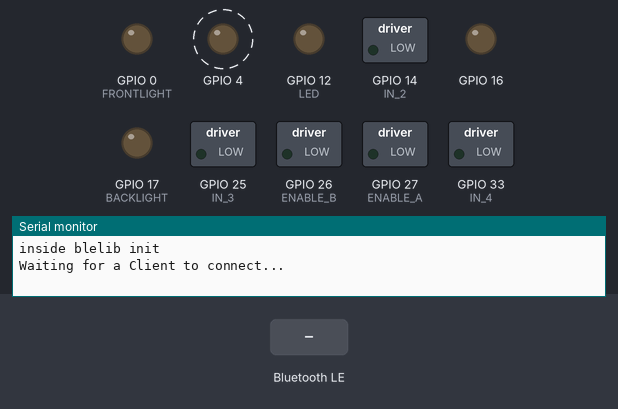
Bench run of a program on a simulated ESP32. On the bench: switched loads named in the program (green lamp = pin HIGH), output pins drawn as LEDs (lit = HIGH), the last lines printed to the serial monitor. Dashed ring = blinking. The test bench sets the inputs (shaded band). Nothing arrives over Bluetooth unless stated; a phone connects over Bluetooth LE 3 s after start.

Above: at 1.2 s.
1.3 s: Bluetooth LE write "LED_ON" received
At 3.12 s:
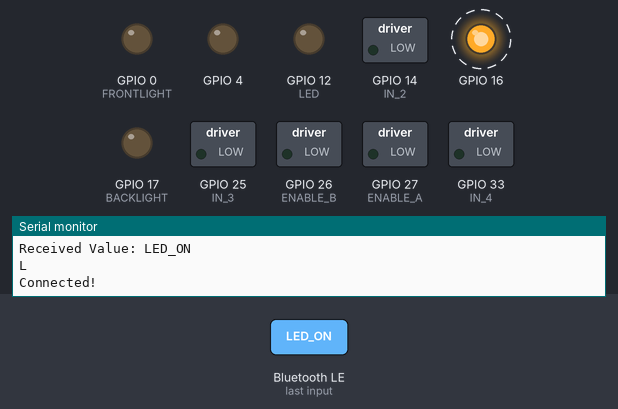
4.3 s: Bluetooth LE write "T2" received
At 4.72 s:
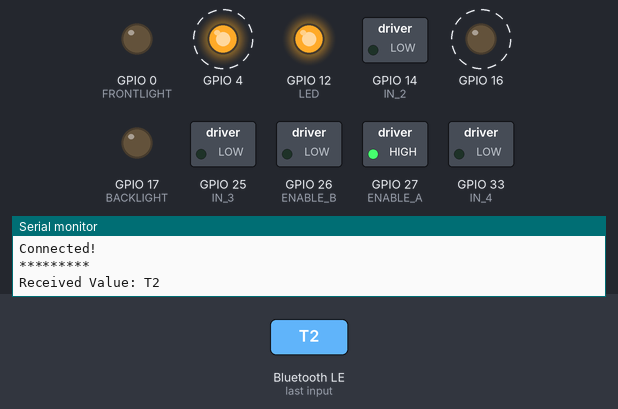
7.3 s: Bluetooth LE write "M1" received
At 7.52 s:
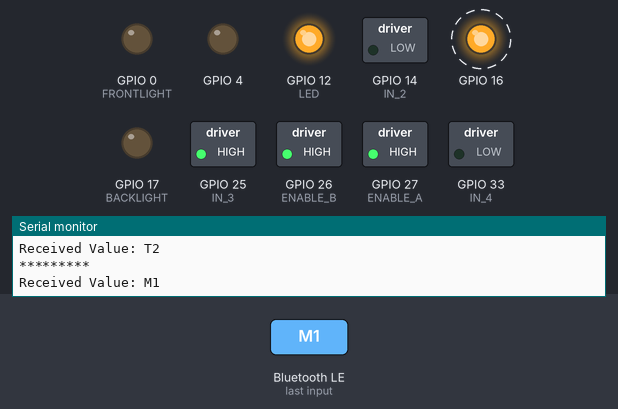
10.3 s: Bluetooth LE write "T0" received
At 10.82 s:
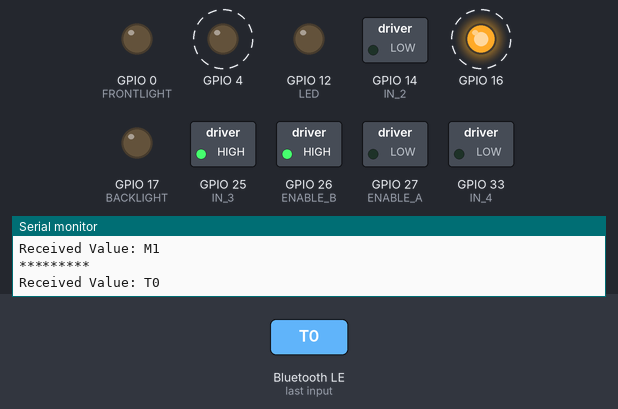
13.3 s: Bluetooth LE write "T1" received
At 13.52 s:
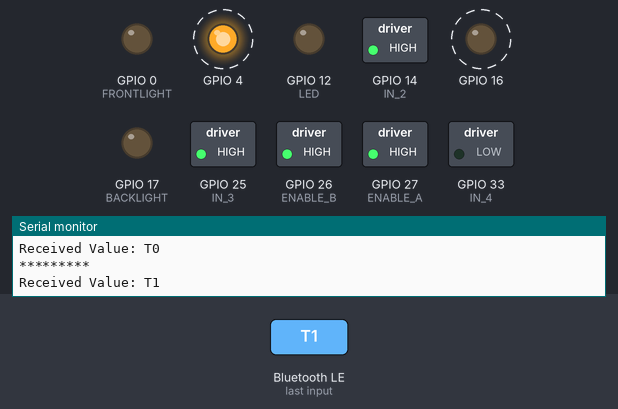
16.3 s: Bluetooth LE write "LED_ON" received
At 17.32 s:
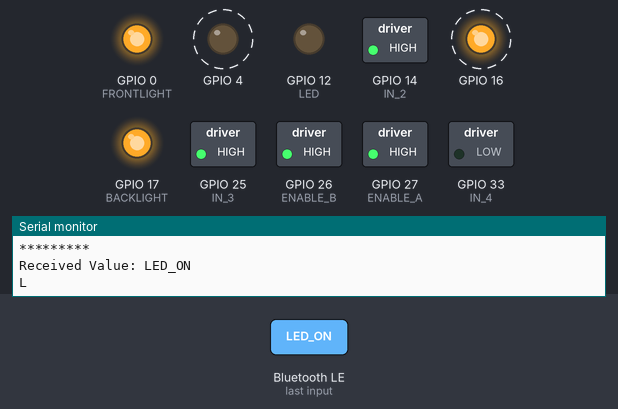
Timing chart, 0 to 20.3 s (numbered marks = the images above; inputs shaded):
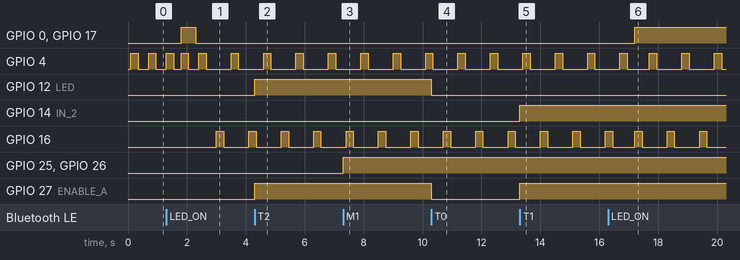

The program:

main.cpp
```cpp
#include <BLEDevice.h>
#include <BLEUtils.h>
#include <BLEServer.h>
#include <BLE2902.h>
#include <ESP32_blelib.hh>
#include "../include/tasks.h"
#include "freertos/FreeRTOS.h"

QueueHandle_t comQueue, motorQueue, sensorQueue,ledQueue;
bool ifSensor = false;
bool obstacle = false;
bool deviceConnected;
int distance;
int t = 0;
// SemaphoreHandle_t mutex;
void setup(){
    Serial.begin(115200);

    sensorQueue = xQueueCreate(10, sizeof(int));
    ledQueue = xQueueCreate(10, sizeof(char[15]));
    comQueue = xQueueCreate(40, sizeof(char[15]));
    motorQueue = xQueueCreate(10, sizeof(char[15]));
    // mutex = xSemaphoreCreateMutex();
    pinMode(SENSOR, INPUT);
    xTaskCreatePinnedToCore(motorHandler, "Motor handling task", 8192, NULL, 2, NULL, PRO_CPU_NUM);
    xTaskCreatePinnedToCore(ledHandler, "LED handling task", 8192, NULL, 2, NULL, PRO_CPU_NUM);
    xTaskCreatePinnedToCore(sensorHandler, "Sensor handling task", 8192, NULL, 7, NULL, APP_CPU_NUM);
    xTaskCreatePinnedToCore(comHandler, "Communication handling task", 8192, NULL, 5, NULL, PRO_CPU_NUM);

}

void loop(){
    vTaskDelete(NULL);
}
```

ESP32_blelib.hh
```cpp
#include <BLEDevice.h>
#include <BLEServer.h>
#include <BLEUtils.h>
#include <BLE2902.h>
#include <Arduino.h>
#include <ServerReadCallbacks.hh>
#include <EchoServerCallbacks.hh>

#ifndef BLUETOOTH_LE_READY_LIB
#define BLUETOOTH_LE_READY_LIB

#define serviceID "00001111-0000-1000-8000-00805F9B34FB"
#define SERVICE_UUID "00001111-0000-1000-8000-00805F9B34FB"
// #define CHARACTERISTIC_UUID_TX "c0de0002-feed-f00d-c0ff-eeb3d05ebeef"
// #define CHARACTERISTIC_UUID_RX "c0de0003-feed-f00d-c0ff-eeb3d05ebeef"


extern std::string message;

static BLECharacteristic pCharacteristicRX(
    "00002222-0000-1000-8000-00805F9B34FB",
    BLECharacteristic::PROPERTY_WRITE);

static BLECharacteristic pCharacteristicTX(
    "00007777-0000-1000-8000-00805F9B34FB",
    BLECharacteristic::PROPERTY_READ |
        BLECharacteristic::PROPERTY_NOTIFY);

class ESP32_blelib
{
public:
    // static BLEServer *pServer;
    // static BLEService *pService;
    static std::string prevMessege;
    static void init(BLECharacteristic *pCharacteristicTX, BLECharacteristic *pCharacteristicRX);

private:
    ESP32_blelib() {}
};

#endif
```

EchoServerCallbacks.hh
```cpp
#include <BLEServer.h>
#include <BLEUtils.h>

extern bool deviceConnected;

class EchoServerCallbacks : public BLEServerCallbacks
{
    void onConnect(BLEServer *pServer)
    {
        deviceConnected = true;
        pServer->getAdvertising()->stop();
        Serial.println("Connected!");
    };

    void onDisconnect(BLEServer *pServer)
    {
        deviceConnected = false;
        Serial.println("Disconnected!");
        pServer->getAdvertising()->start();
    }
};
```

ServerReadCallbacks.hh
```cpp
#include <BLEServer.h>
#include <BLEUtils.h>

extern std::string message;
extern QueueHandle_t comQueue;
extern QueueHandle_t respondQueue;

static bool messageReceivedComplete;

class ServerReadCallbacks : public BLECharacteristicCallbacks
{
public:
        void onWrite(BLECharacteristic *pCharacteristic)
    {
        std::string rxValue = pCharacteristic->getValue();
        Serial.println("*********");
        Serial.print("Received Value: ");
        for (int i = 0; i < rxValue.length(); i++)
        {
            Serial.print(rxValue[i]);
        }
        Serial.println();
        message = rxValue;

        xQueueSend(comQueue, &message, portMAX_DELAY);
        messageReceivedComplete = true;
    }
};
```

tasks.h
```cpp
#define LED 12
#define ENABLE_A 27
#define ENABLE_B 26
#define IN_1 12
#define IN_2 14
#define IN_3 25
#define IN_4 33
#define FREQ 5000
#define CHANNEL 0
#define RES 8
#define SENSOR 15
#define FRONTLIGHT 0
#define BACKLIGHT 17
#define BLUELED 4
#define REDLED 16

void ledHandler(void *arg);
void comHandler(void *arg);
void motorHandler(void *arg);
void sensorHandler(void *arg);
```

ESP32_blelib.cpp
```cpp
#include <ESP32_blelib.hh>

void ESP32_blelib::init(BLECharacteristic *pCharacteristicTX, BLECharacteristic *pCharacteristicRX)
{
    Serial.println("inside blelib init");
    deviceConnected = false;
    messageReceivedComplete = false;

    BLEDevice::init("ESP32BLE");
    BLEServer *pServer = BLEDevice::createServer();
    BLEService *pService = pServer->createService(BLEUUID((uint16_t)0x1700));

    pServer->setCallbacks(new EchoServerCallbacks());
    pService->addCharacteristic(pCharacteristicTX);
    pService->addCharacteristic(pCharacteristicRX);

    pCharacteristicRX->addDescriptor(new BLE2902());
    pCharacteristicRX->setCallbacks(new ServerReadCallbacks());
    pCharacteristicRX->setValue("essa");
    pCharacteristicTX->addDescriptor(new BLE2902());

    pServer->getAdvertising()->addServiceUUID(serviceID);
    pService->start();
    pServer->getAdvertising()->start();
    Serial.println("Waiting for a Client to connect...");
}
```

comHandler.cpp
```cpp
#include <Arduino.h>
#include "../include/tasks.h"
#include <BLEDevice.h>
#include <BLEUtils.h>
#include <BLEServer.h>
#include <BLE2902.h>
#include <ESP32_blelib.hh>

extern QueueHandle_t motorQueue;
extern QueueHandle_t comQueue;
extern QueueHandle_t ledQueue;
extern QueueHandle_t sensorQueue;
std::string data;
extern bool ifSensor, obstacle;
int measured_data = 0;
void comHandler(void *arg){
    int respond = 0;
    pinMode(LED, OUTPUT);
    // pinMode(15, OUTPUT);
    // pinMode(2, OUTPUT);
    pinMode(0, OUTPUT);
    pinMode(4, OUTPUT);
    pinMode(16, OUTPUT);
    pinMode(17, OUTPUT);
    ESP32_blelib::init(&pCharacteristicTX,&pCharacteristicRX);
    // std::string prefix = "T";
    while(1){
        if(xQueueReceive(comQueue, &data, pdMS_TO_TICKS(100)) == pdPASS){
            if(data.rfind("M",0) == 0) xQueueSend(motorQueue, &data, portMAX_DELAY);
            if(data.rfind("T",0) == 0) xQueueSend(motorQueue, &data, portMAX_DELAY);
            if(data == "SENSOR_ON") ifSensor = true;
            if(data == "SENSOR_OFF"){
                ifSensor = false;
                obstacle = false;
            }
            if(data.rfind("L",0) == 0) xQueueSend(ledQueue, &data, portMAX_DELAY);
            // pCharacteristicTX.setValue(data);
            // pCharacteristicTX.notify();
        }
        if(xQueueReceive(sensorQueue, &measured_data, pdMS_TO_TICKS(100)) == pdPASS){
            pCharacteristicTX.setValue(measured_data);
            pCharacteristicTX.notify();
            Serial.println(measured_data);
        }
    }
}
```

echoServ.cpp
```cpp
// #include <BLEDevice.h>
// #include <BLEUtils.h>
// #include <BLEServer.h>
// #include <BLE2902.h>
// #include <Arduino.h>

// #define SERVICE_UUID "00001111-0000-1000-8000-00805F9B34FB"
// #define CHARACTERISTIC_UUID_TX "c0de0002-feed-f00d-c0ff-eeb3d05ebeef"
// #define CHARACTERISTIC_UUID_RX "c0de0003-feed-f00d-c0ff-eeb3d05ebeef"

// bool deviceConnected = false;
// bool messageReceivedComplete = false;

// class EchoServerCallbacks : public BLEServerCallbacks
// {
//     void onConnect(BLEServer *pServer)
//     {
//         deviceConnected = true;
//         //stop advt?
//         Serial.println("Connected!");
//     };

//     void onDisconnect(BLEServer *pServer)
//     {
//         //restart advt?
//         deviceConnected = false;
//         Serial.println("Disconnected!");
//         pServer->getAdvertising()->start();
//     }
// };

// class ServerReadCallbacks : public BLECharacteristicCallbacks
// {
//     void onWrite(BLECharacteristic *pCharacteristic)
//     {
//         std::string rxValue = pCharacteristic->getValue();
//         Serial.println("*********");
//         Serial.print("Received Value: ");
//         for (int i = 0; i < rxValue.length(); i++)
//         {
//             Serial.print(rxValue[i]);
//         }
//         Serial.println();

//         //add to message (as of now just one packet)
//         message = rxValue;

//         //once you think all packets are received. As of now one packet
//         messageReceivedComplete = true;
//     }
// };

// BLECharacteristic pCharacteristicRX(
//     "00002222-0000-1000-8000-00805F9B34FB",
//     BLECharacteristic::PROPERTY_WRITE);

// BLECharacteristic pCharacteristicTX(
//     "00007777-0000-1000-8000-00805F9B34FB",
//     BLECharacteristic::PROPERTY_READ);

// int echoNumber = 0;
// std::string message;

// void respond(std::string send_message)
// {
//     Serial.println("inside send_message");
//     pCharacteristicTX.setValue(send_message);
//     pCharacteristicTX.notify();
//     Serial.println("sent send_message");
// }

// // //This call back happens when the android client writes

// void setup()
// {
//     Serial.begin(115200);
//     Serial.println("Starting BLE work!");

//     BLEDevice::init("ESP32BLE");
//     BLEServer *pServer = BLEDevice::createServer();
//     pServer->setCallbacks(new EchoServerCallbacks());

//     BLEService *pService = pServer->createService(BLEUUID((uint16_t)0x1700)); //  A random ID has been selected

//     pService->addCharacteristic(&pCharacteristicTX);
//     pService->addCharacteristic(&pCharacteristicRX);

//     pCharacteristicRX->addDescriptor(new BLE2902());
//     pCharacteristicRX->setCallbacks(new ServerReadCallbacks());

//     pCharacteristicTX->addDescriptor(new BLE2902());
//     pCharacteristicRX->addDescriptor(new BLE2902());

//     pServer->getAdvertising()->addServiceUUID(serviceID);

//     // Start the service
//     pService->start();

//     // Start the Server/Advertising
//     pServer->getAdvertising()->start();

//     Serial.println("Waiting for a Client to connect...");
//     pCharacteristicRX.setValue("essa");
// }

// void loop()
// {
//     // some delay before running repeatedly
//     delay(1000);

//     // if device is connected and all packets are received, then respond
//     if (deviceConnected && messageReceivedComplete)
//     {
//         messageReceivedComplete = false;
//         if (String("hello").c_str() == message)
//         {
//             respond(String("world").c_str());
//             Serial.println("sent world");
//         }
//         else
//         {
//             respond(message);
//             Serial.println("echoed");
//         }
//     }
// }
```

ledHandler.cpp
```cpp
#include <Arduino.h>
#include "../include/tasks.h"
#include <EchoServerCallbacks.hh>

int onTime;
int lights = 0;
std::string state;
extern QueueHandle_t ledQueue;
extern bool obstacle, deviceConnected;

void flash(int color){
    digitalWrite(color, HIGH);
    delay(250);
    digitalWrite(color, LOW);
    delay(250);
}

void turnOnLights(){
    digitalWrite(FRONTLIGHT, HIGH);
    digitalWrite(BACKLIGHT, HIGH);
}

void turnOffLights(){
    digitalWrite(FRONTLIGHT, LOW);
    digitalWrite(BACKLIGHT, LOW);
}

void ledHandler(void *arg){
    while(1){
        if(xQueueReceive(ledQueue, &state, pdMS_TO_TICKS(100)) == pdPASS){
            Serial.println(state[0]);
            if(state == "LED_OFF") turnOffLights();
            if(state == "LED_ON") turnOnLights();
        }
        if(obstacle == true){
            flash(REDLED);
        }else if(deviceConnected == false){
            flash(BLUELED);
            turnOffLights();
        }else{
            flash(REDLED);
            flash(BLUELED);
        }
    }
}
```

motorHandler.cpp
```cpp
#include <Arduino.h>
#include "../include/tasks.h"

std::string message;
// std::string data;
extern QueueHandle_t comQueue;
extern QueueHandle_t motorQueue;
extern bool obstacle, deviceConnected;
void motorHandler(void *arg){
    pinMode(IN_1, OUTPUT);
    pinMode(IN_2, OUTPUT);
    pinMode(IN_3, OUTPUT);
    pinMode(IN_4, OUTPUT);
    pinMode(ENABLE_A, OUTPUT);
    pinMode(ENABLE_B, OUTPUT);
    // ledcSetup(CHANNEL, FREQ, RES);
    // ledcAttachPin(ENABLE_A, CHANNEL);
    // ledcAttachPin(ENABLE_B, CHANNEL);
    int flag = 0;
    int dutyCycle = 250;
    while(1){
        if(xQueueReceive(motorQueue, &message, pdMS_TO_TICKS(100)) == pdPASS){
            if(dutyCycle > 250) dutyCycle = 250;
            if(message == "T2"){
                digitalWrite(IN_1, HIGH);
                digitalWrite(IN_2, LOW);
                digitalWrite(ENABLE_A, HIGH);
                // ledcWrite(CHANNEL, 250);
            }else if (message == "T0"){
                digitalWrite(IN_1, LOW);
                digitalWrite(IN_2, LOW);
                // ledcWrite(CHANNEL, 0);
                digitalWrite(ENABLE_A, LOW);
            }else if(message == "T1"){
                digitalWrite(IN_1, LOW);
                digitalWrite(IN_2, HIGH);
                // ledcWrite(CHANNEL, 250);
                digitalWrite(ENABLE_A, HIGH);
            }else if(message == "M1" && obstacle == false){
                digitalWrite(IN_3, HIGH);
                digitalWrite(IN_4, LOW);
                // ledcWrite(CHANNEL, 250);
                digitalWrite(ENABLE_B, HIGH);
            }else if (message == "M0"){
                digitalWrite(IN_3, LOW);
                digitalWrite(IN_4, LOW);
                // ledcWrite(CHANNEL, 0);
                digitalWrite(ENABLE_B, LOW);
            }else if(message == "M2"){
                digitalWrite(IN_3, LOW);
                digitalWrite(IN_4, HIGH);
                // ledcWrite(CHANNEL, 250);
                digitalWrite(ENABLE_B, HIGH);
            }else if(message == "STOP" && deviceConnected){
                digitalWrite(IN_3, LOW);
                digitalWrite(IN_4, HIGH);
                digitalWrite(ENABLE_B, HIGH);
                delay(100);
                digitalWrite(IN_3, LOW);
                digitalWrite(IN_4, LOW);
                digitalWrite(ENABLE_B, LOW);
            }
        }
        if(!deviceConnected){
                digitalWrite(IN_3, LOW);
                digitalWrite(IN_4, LOW);
                digitalWrite(ENABLE_B, LOW);
                digitalWrite(IN_1, LOW);
                digitalWrite(IN_2, LOW);
                digitalWrite(ENABLE_A, LOW);
        }
    }
}
```

sensorHandler.cpp
```cpp
#include <Arduino.h>
#include "../include/tasks.h"
#include <freertos/task.h>

extern bool ifSensor;
extern bool obstacle, deviceConnected;
extern QueueHandle_t sensorQueue;
extern SemaphoreHandle_t mutex;
extern QueueHandle_t motorQueue;
void sensorHandler(void *arg){
    int distance;
    int time = 0;
    int t = 0;
    bool first = true;
    int prev_distance;

    while(1){
        if(ifSensor && deviceConnected){
            time = pulseIn(SENSOR, HIGH);
            if(time == 0){
                distance = -1;
                Serial.println(distance);
                obstacle = false;
            }else if(time > 1850){
                distance = -1;
                Serial.println(distance);
                obstacle = false;
            }else{
                distance = (time - 1000) * 3 / 4;
                if(distance < 0)  distance = 0;
                if(distance > 0){
                    obstacle = true;
                    if(prev_distance != -1){
                        if(prev_distance - 10 > distance){
                            std::string stop = "STOP";
                            xQueueSend(motorQueue, &stop, portMAX_DELAY);
                        }
                    }
                }else{
                    obstacle = false;
                }
                if(prev_distance != distance){
                    xQueueSend(sensorQueue, &distance, portMAX_DELAY);
                }
                Serial.println(distance);
                prev_distance = distance;
            }
            vTaskDelay(100 / portTICK_PERIOD_MS);
        }else{
            vTaskDelay(250 / portTICK_PERIOD_MS);
        }
    }
}
```

Measured:
- after the input at 1.3 s, GPIO 0 (FRONTLIGHT), GPIO 17 (BACKLIGHT): LOW → HIGH after 0.50 s, → LOW 0.50 s later
- after the input at 4.3 s, GPIO 12 (LED), GPIO 27 (ENABLE_A): LOW → HIGH at once
- after the input at 7.3 s, GPIO 25 (IN_3), GPIO 26 (ENABLE_B): LOW → HIGH at once
- after the input at 10.3 s, GPIO 12 (LED), GPIO 27 (ENABLE_A): HIGH → LOW at once
- after the input at 13.3 s, GPIO 14 (IN_2), GPIO 27 (ENABLE_A): LOW → HIGH at once
- after the input at 16.3 s, GPIO 0 (FRONTLIGHT), GPIO 17 (BACKLIGHT): LOW → HIGH after 0.90 s
- by itself, GPIO 4, GPIO 16: alternates HIGH for 0.25 s and LOW for 0.85 s
